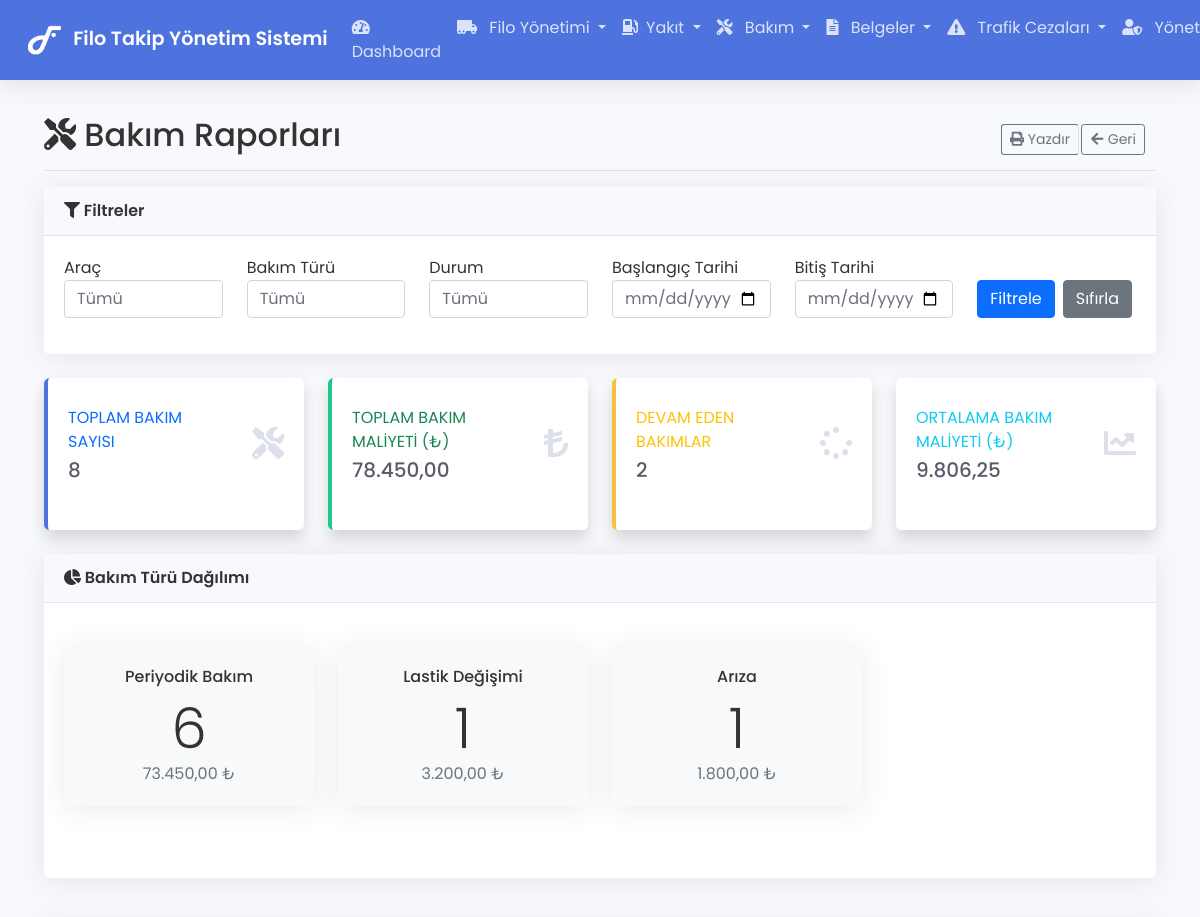
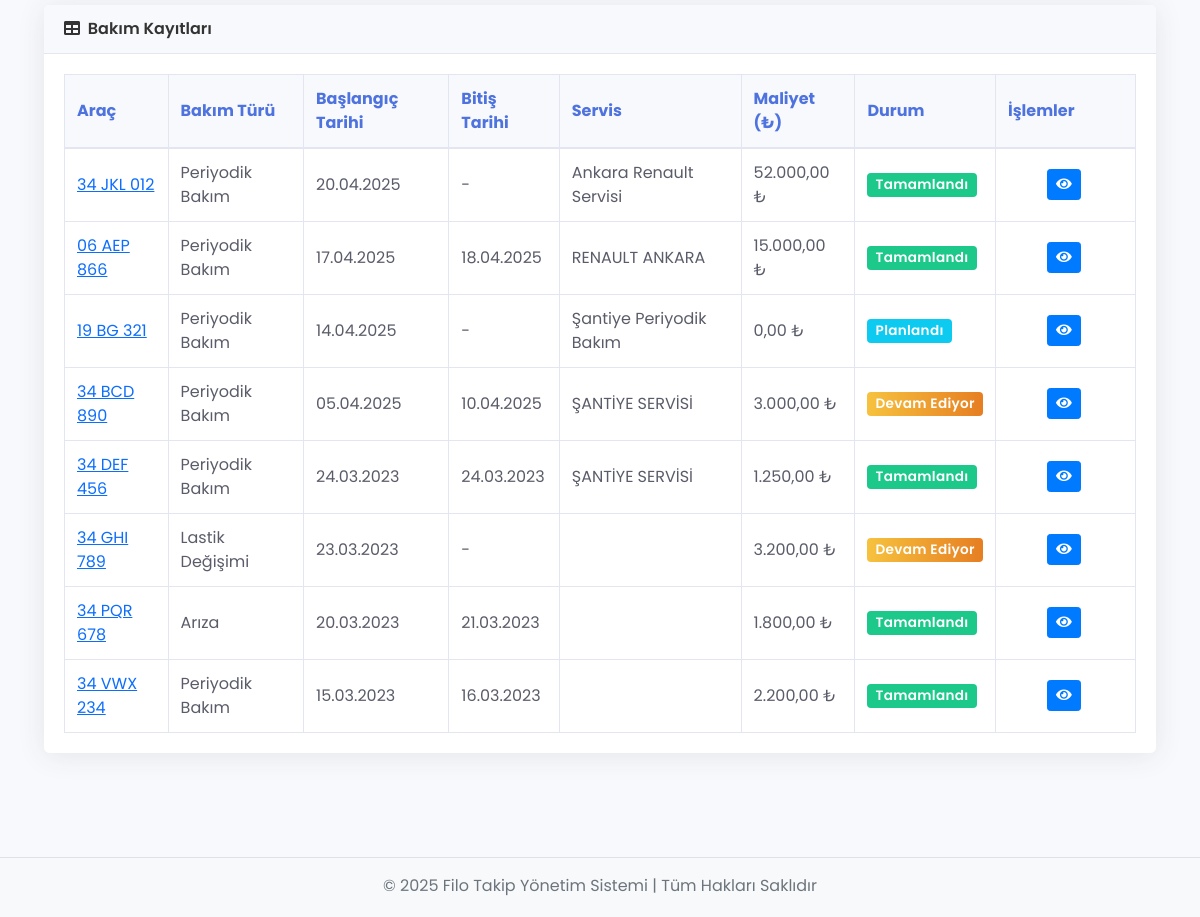
Screenshot of /reports/maintenance (signed in) with the database file from the repository (2 pictures, top to bottom).
### tables this page shows
CREATE TABLE `maintenance_records` (
  `id` int(11) NOT NULL,
  `vehicle_id` int(11) NOT NULL,
  `maintenance_type` enum('Periyodik Bakım','Arıza','Lastik Değişimi','Yağ Değişimi','Diğer') NOT NULL,
  `description` text NOT NULL,
  `planning_date` date DEFAULT NULL COMMENT 'planlama tarihi',
  `start_date` date NOT NULL,
  `end_date` date DEFAULT NULL,
  `cost` decimal(10,2) NOT NULL,
  `km_reading` int(11) NOT NULL,
  `status` enum('Planlandı','Devam Ediyor','Tamamlandı','İptal') NOT NULL,
  `notes` text DEFAULT NULL,
  `created_at` timestamp NOT NULL DEFAULT current_timestamp(),
  `created_by` int(11) NOT NULL,
  `service_provider` varchar(100) DEFAULT NULL,
  `next_maintenance_date` date DEFAULT NULL,
  `next_maintenance_km` int(11) DEFAULT NULL,
  `updated_at` timestamp NULL DEFAULT current_timestamp() ON UPDATE current_timestamp(),
  `hour_reading` decimal(10,2) DEFAULT NULL COMMENT 'Bakım sırasındaki çalışma saati',
  `next_maintenance_hours` decimal(10,2) DEFAULT NULL COMMENT 'Bir sonraki bakımın çalışma saati'
);

CREATE TABLE `vehicles` (
  `id` int(11) NOT NULL,
  `plate_number` varchar(20) NOT NULL,
  `brand` varchar(100) NOT NULL,
  `model` varchar(100) NOT NULL,
  `year` int(11) DEFAULT NULL,
  `company_id` int(11) DEFAULT NULL,
  `vehicle_type` enum('Otomobil','Kamyonet','Damperli Kamyon','Istıcı Kazan','Beton Santrali','Silindir','Loder','Bekoloder','Ekskavatör','Akaryakıt Tankı','Yağlama ve Bakım','Mikserler','Çekici','Arazöz','Mobil Beton Pompası','Jeneratör') NOT NULL,
  `status` enum('Aktif','Pasif','Bakımda') NOT NULL DEFAULT 'Aktif',
  `created_at` timestamp NOT NULL DEFAULT current_timestamp(),
  `order_number` varchar(50) DEFAULT NULL,
  `equipment_number` varchar(50) DEFAULT NULL,
  `fixed_asset_number` varchar(50) DEFAULT NULL,
  `cost_center` varchar(100) DEFAULT NULL,
  `production_site` varchar(100) DEFAULT NULL,
  `inspection_date` date DEFAULT NULL,
  `traffic_insurance_agency` varchar(100) DEFAULT NULL,
  `traffic_insurance_date` date DEFAULT NULL,
  `casco_insurance_agency` varchar(100) DEFAULT NULL,
  `casco_insurance_date` date DEFAULT NULL,
  `work_site` varchar(100) DEFAULT NULL,
  `initial_km` int(11) DEFAULT NULL COMMENT 'Aracın sisteme giriş km bilgisi',
  `initial_hours` decimal(10,2) DEFAULT NULL COMMENT 'Aracın sisteme giriş çalışma saati',
  `current_km` int(11) DEFAULT NULL COMMENT 'Aracın mevcut kilometre bilgisi',
  `current_hours` decimal(10,2) DEFAULT NULL COMMENT 'Aracın mevcut çalışma saati'
);

### app/views/reports/maintenance.php (the view, shortened to what the rows shown need)
<?php require APPROOT . '/views/inc/header.php'; ?>
<div class="container-fluid">
    <div class="d-flex justify-content-between flex-wrap flex-md-nowrap align-items-center pt-3 pb-2 mb-3 border-bottom">
        <h1 class="h2"><i class="fas fa-tools"></i> Bakım Raporları</h1>
    </div>
    <div class="card mb-4">
        <div class="card-body">
            <div class="table-responsive">
                <table class="table table-hover table-bordered" id="dataTable" width="100%" cellspacing="0">
                    <thead>
                        <tr>
                            <th>Araç</th>
                            <th>Bakım Türü</th>
                            <th>Başlangıç Tarihi</th>
                            <th>Bitiş Tarihi</th>
                            <th>Servis</th>
                            <th>Maliyet (₺)</th>
                            <th>Durum</th>
                            <th>İşlemler</th>
                        </tr>
                    </thead>
                    <tbody>
                        <?php foreach($data['maintenanceRecords'] as $record) : ?>
                            <tr>
                                <td>
                                    <a href="<?php echo URLROOT; ?>/vehicles/show/<?php echo $record->vehicle_id; ?>">
                                        <?php echo $record->plate_number; ?>
                                    </a>
                                </td>
                                <td><?php echo $record->maintenance_type; ?></td>
                                <td><?php echo date('d.m.Y', strtotime($record->start_date)); ?></td>
                                <td>
                                    <?php
                                    if ($record->end_date && $record->end_date != '0000-00-00') {
                                        echo date('d.m.Y', strtotime($record->end_date));
                                    } else {
                                        echo '-';
                                    }
                                    ?>
                                </td>
                                <td><?php echo $record->service_provider; ?></td>
                                <td><?php echo number_format($record->cost, 2, ',', '.'); ?> ₺</td>
                                <td>
                                    <?php if ($record->status == 'Tamamlandı') : ?>
                                        <span class="badge bg-success">Tamamlandı</span>
                                    <?php elseif ($record->status == 'Devam Ediyor') : ?>
                                        <span class="badge bg-warning">Devam Ediyor</span>
                                    <?php else : ?>
                                        <span class="badge bg-info">Planlandı</span>
                                    <?php endif; ?>
                                </td>
                                <td>
                                    <a href="<?php echo URLROOT; ?>/maintenanceRecords/show/<?php echo $record->id; ?>" class="btn btn-sm btn-primary">
                                        <i class="fas fa-eye"></i>
                                    </a>
                                </td>
                            </tr>
                        <?php endforeach; ?>
                    </tbody>
                </table>
            </div>
        </div>
    </div>
</div>
<?php require APPROOT . '/views/inc/footer.php'; ?>

### rows the page displays
maintenance_records: vehicle.plate_number "34 JKL 012", maintenance_type "Periyodik Bakım", start_date "20.04.2025", service_provider "Ankara Renault Servisi", cost "52.000,00", status "Tamamlandı"
maintenance_records: vehicle.plate_number "06 AEP 866", maintenance_type "Periyodik Bakım", start_date "17.04.2025", end_date "18.04.2025", service_provider "RENAULT ANKARA", cost "15.000,00", status "Tamamlandı"
maintenance_records: vehicle.plate_number "19 BG 321", maintenance_type "Periyodik Bakım", start_date "14.04.2025", service_provider "Şantiye Periyodik Bakım", cost "0,00", status "Planlandı"
maintenance_records: vehicle.plate_number "34 BCD 890", maintenance_type "Periyodik Bakım", start_date "05.04.2025", end_date "10.04.2025", service_provider "ŞANTİYE SERVİSİ", cost "3.000,00", status "Devam Ediyor"
maintenance_records: vehicle.plate_number "34 DEF 456", maintenance_type "Periyodik Bakım", start_date "24.03.2023", end_date "24.03.2023", service_provider "ŞANTİYE SERVİSİ", cost "1.250,00", status "Tamamlandı"
maintenance_records: vehicle.plate_number "34 GHI 789", maintenance_type "Lastik Değişimi", start_date "23.03.2023", cost "3.200,00", status "Devam Ediyor"
maintenance_records: vehicle.plate_number "34 PQR 678", maintenance_type "Arıza", start_date "20.03.2023", end_date "21.03.2023", cost "1.800,00", status "Tamamlandı"
maintenance_records: vehicle.plate_number "34 VWX 234", maintenance_type "Periyodik Bakım", start_date "15.03.2023", end_date "16.03.2023", cost "2.200,00", status "Tamamlandı"

### other values shown
SITENAME "Filo Takip Yönetim Sistemi"
$data['maintenanceStats']->record_count "8"
$data['maintenanceStats']->total_cost "78.450,00"
$data['maintenanceStats']->ongoing "2"
$data['maintenanceStats']->avg_cost "9.806,25"
$type->maintenance_type "Periyodik Bakım"
$type->record_count "6"
$type->total_cost "73.450,00"
$type->maintenance_type "Lastik Değişimi"
$type->record_count "1"
$type->total_cost "3.200,00"
$type->maintenance_type "Arıza"
$type->total_cost "1.800,00"
